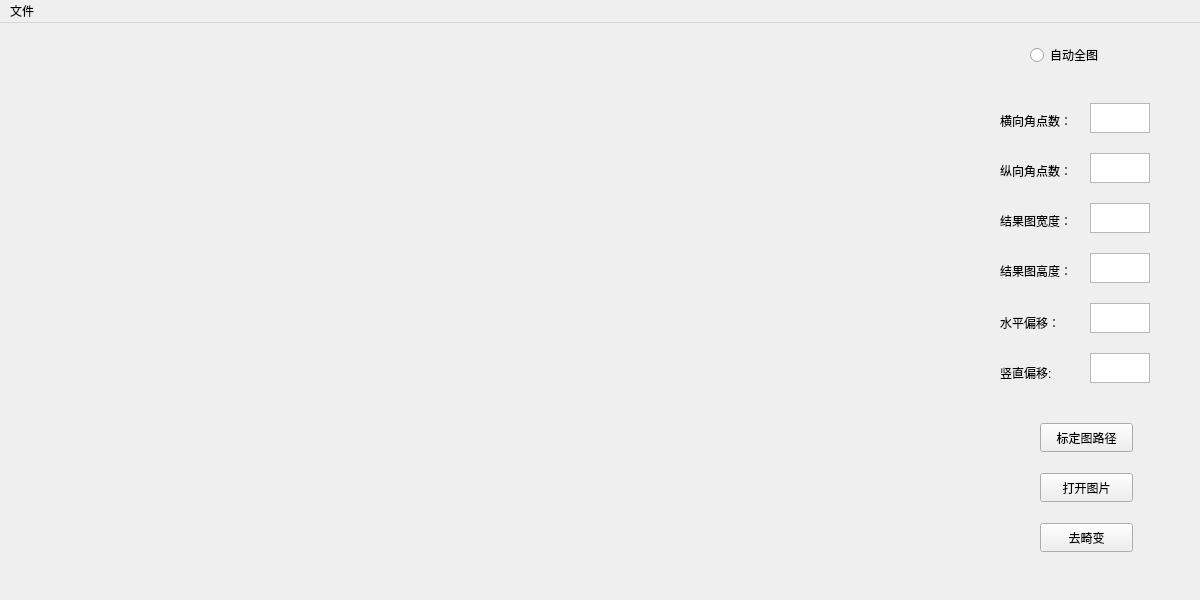
<?xml version="1.0" encoding="UTF-8"?>
<ui version="4.0">
 <class>UdmWindow</class>
 <widget class="QMainWindow" name="UdmWindow">
  <property name="geometry">
   <rect>
    <x>0</x>
    <y>0</y>
    <width>1200</width>
    <height>600</height>
   </rect>
  </property>
  <property name="windowTitle">
   <string>RUBO UDM</string>
  </property>
  <widget class="QWidget" name="centralwidget">
   <widget class="QLabel" name="label_pic1">
    <property name="geometry">
     <rect>
      <x>0</x>
      <y>0</y>
      <width>940</width>
      <height>600</height>
     </rect>
    </property>
    <property name="text">
     <string/>
    </property>
   </widget>
   <widget class="QLabel" name="label_tips">
    <property name="geometry">
     <rect>
      <x>0</x>
      <y>555</y>
      <width>1200</width>
      <height>16</height>
     </rect>
    </property>
    <property name="text">
     <string/>
    </property>
   </widget>
   <widget class="QPushButton" name="pushButton_opendir">
    <property name="geometry">
     <rect>
      <x>1040</x>
      <y>400</y>
      <width>93</width>
      <height>29</height>
     </rect>
    </property>
    <property name="text">
     <string>标定图路径</string>
    </property>
   </widget>
   <widget class="QPushButton" name="pushButton_openpic">
    <property name="geometry">
     <rect>
      <x>1040</x>
      <y>450</y>
      <width>93</width>
      <height>29</height>
     </rect>
    </property>
    <property name="text">
     <string>打开图片</string>
    </property>
   </widget>
   <widget class="QTextEdit" name="text_width">
    <property name="geometry">
     <rect>
      <x>1090</x>
      <y>180</y>
      <width>60</width>
      <height>30</height>
     </rect>
    </property>
   </widget>
   <widget class="QTextEdit" name="text_high">
    <property name="geometry">
     <rect>
      <x>1090</x>
      <y>230</y>
      <width>60</width>
      <height>30</height>
     </rect>
    </property>
   </widget>
   <widget class="QTextEdit" name="text_x">
    <property name="geometry">
     <rect>
      <x>1090</x>
      <y>280</y>
      <width>60</width>
      <height>30</height>
     </rect>
    </property>
   </widget>
   <widget class="QTextEdit" name="text_y">
    <property name="geometry">
     <rect>
      <x>1090</x>
      <y>330</y>
      <width>60</width>
      <height>30</height>
     </rect>
    </property>
   </widget>
   <widget class="QRadioButton" name="radioButton_pic">
    <property name="geometry">
     <rect>
      <x>1030</x>
      <y>20</y>
      <width>118</width>
      <height>24</height>
     </rect>
    </property>
    <property name="text">
     <string>自动全图</string>
    </property>
    <property name="checked">
     <bool>false</bool>
    </property>
   </widget>
   <widget class="QLabel" name="label_width">
    <property name="geometry">
     <rect>
      <x>1000</x>
      <y>190</y>
      <width>91</width>
      <height>16</height>
     </rect>
    </property>
    <property name="text">
     <string>结果图宽度：</string>
    </property>
   </widget>
   <widget class="QLabel" name="label_high">
    <property name="geometry">
     <rect>
      <x>1000</x>
      <y>240</y>
      <width>91</width>
      <height>16</height>
     </rect>
    </property>
    <property name="text">
     <string>结果图高度：</string>
    </property>
   </widget>
   <widget class="QLabel" name="label_x">
    <property name="geometry">
     <rect>
      <x>1000</x>
      <y>290</y>
      <width>69</width>
      <height>20</height>
     </rect>
    </property>
    <property name="text">
     <string>水平偏移：</string>
    </property>
   </widget>
   <widget class="QLabel" name="label_y">
    <property name="geometry">
     <rect>
      <x>1000</x>
      <y>340</y>
      <width>69</width>
      <height>20</height>
     </rect>
    </property>
    <property name="text">
     <string>竖直偏移:</string>
    </property>
   </widget>
   <widget class="QTextEdit" name="text_corner_width">
    <property name="geometry">
     <rect>
      <x>1090</x>
      <y>130</y>
      <width>60</width>
      <height>30</height>
     </rect>
    </property>
   </widget>
   <widget class="QTextEdit" name="text_corner_high">
    <property name="geometry">
     <rect>
      <x>1090</x>
      <y>80</y>
      <width>60</width>
      <height>30</height>
     </rect>
    </property>
   </widget>
   <widget class="QLabel" name="label_corner_width">
    <property name="geometry">
     <rect>
      <x>1000</x>
      <y>90</y>
      <width>91</width>
      <height>16</height>
     </rect>
    </property>
    <property name="text">
     <string>横向角点数：</string>
    </property>
   </widget>
   <widget class="QLabel" name="label_corner_high">
    <property name="geometry">
     <rect>
      <x>1000</x>
      <y>140</y>
      <width>91</width>
      <height>16</height>
     </rect>
    </property>
    <property name="text">
     <string>纵向角点数：</string>
    </property>
   </widget>
   <widget class="QPushButton" name="pushButton_udm">
    <property name="geometry">
     <rect>
      <x>1040</x>
      <y>500</y>
      <width>93</width>
      <height>29</height>
     </rect>
    </property>
    <property name="text">
     <string>去畸变</string>
    </property>
   </widget>
  </widget>
  <widget class="QMenuBar" name="menubar">
   <property name="geometry">
    <rect>
     <x>0</x>
     <y>0</y>
     <width>1200</width>
     <height>26</height>
    </rect>
   </property>
   <widget class="QMenu" name="menu">
    <property name="title">
     <string>文件</string>
    </property>
    <addaction name="save"/>
    <addaction name="about"/>
    <addaction name="back"/>
    <addaction name="exit"/>
   </widget>
   <addaction name="menu"/>
  </widget>
  <action name="back">
   <property name="text">
    <string>返回</string>
   </property>
   <property name="shortcut">
    <string>Ctrl+B</string>
   </property>
  </action>
  <action name="exit">
   <property name="text">
    <string>退出</string>
   </property>
   <property name="shortcut">
    <string>Ctrl+Q</string>
   </property>
  </action>
  <action name="about">
   <property name="text">
    <string>关于</string>
   </property>
   <property name="shortcut">
    <string>Ctrl+A</string>
   </property>
  </action>
  <action name="save">
   <property name="text">
    <string>保存图片</string>
   </property>
   <property name="shortcut">
    <string>Ctrl+S</string>
   </property>
  </action>
 </widget>
 <resources/>
 <connections/>
</ui>
